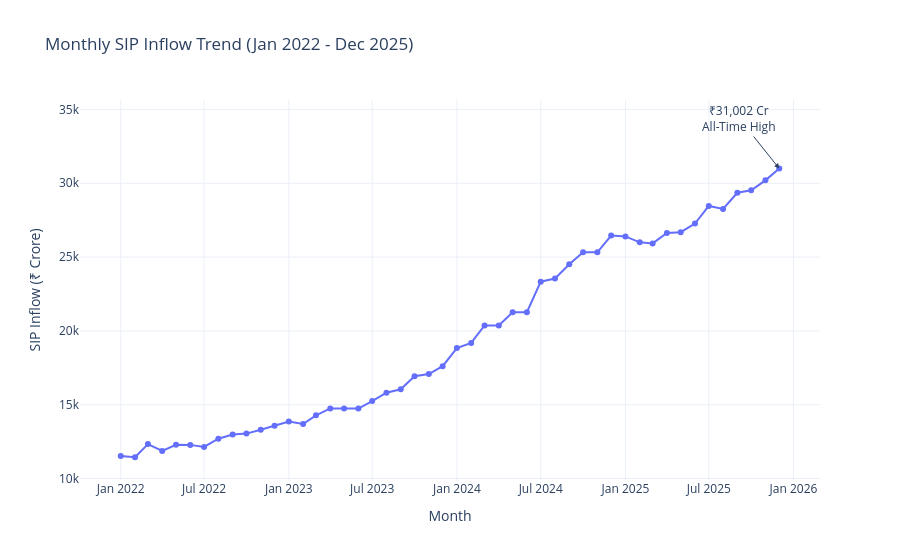

Write notebook code for a chart like this one.
### Markdown cell above
**Insight:** 
AUM increased consistently across all fund houses from 2022 to 2025, with SBI Mutual Fund maintaining the highest AUM and emerging as the market leader at approximately ₹12.5 lakh crore in 2025.*

### Code cell
import pandas as pd
import plotly.express as px

df = pd.read_csv("data/processed/04_monthly_sip_inflows_clean.csv")
# Convert month column to datetime
df["month"] = pd.to_datetime(df["month"])

fig = px.line(
    df,
    x="month",
    y="sip_inflow_crore",
    markers=True,
    title="Monthly SIP Inflow Trend (Jan 2022 - Dec 2025)",
    labels={
        "month": "Month",
        "sip_inflow_crore": "SIP Inflow (₹ Crore)"
    }
)

highest = df.loc[df["sip_inflow_crore"].idxmax()]

fig.add_annotation(
    x=highest["month"],
    y=highest["sip_inflow_crore"],
    text="₹31,002 Cr<br>All-Time High",
    showarrow=True,
    arrowhead=2,
    ax=-40,
    ay=-50
)

fig.update_layout(
    template="plotly_white",
    xaxis_title="Month",
    yaxis_title="SIP Inflow (₹ Crore)"
)

fig.show()

### Figure 1 — Plotly figure (JSON) as saved in the notebook; plotly's stock layout.template omitted (floating-point values rounded to 4 significant figures)
{"data": [{"hovertemplate": "Month=%{x}<br>SIP Inflow (₹ Crore)=%{y}<extra></extra>", "legendgroup": "", "line": {"color": "#636efa", "dash": "solid"}, "marker": {"symbol": "circle"}, "mode": "lines+markers", "name": "", "orientation": "v", "showlegend": false, "type": "scatter", "x": ["2022-01-01T00:00:00.000000", "2022-02-01T00:00:00.000000", "2022-03-01T00:00:00.000000", "2022-04-01T00:00:00.000000", "2022-05-01T00:00:00.000000", "2022-06-01T00:00:00.000000", "2022-07-01T00:00:00.000000", "2022-08-01T00:00:00.000000", "2022-09-01T00:00:00.000000", "2022-10-01T00:00:00.000000", "2022-11-01T00:00:00.000000", "2022-12-01T00:00:00.000000", "2023-01-01T00:00:00.000000", "2023-02-01T00:00:00.000000", "2023-03-01T00:00:00.000000", "2023-04-01T00:00:00.000000", "2023-05-01T00:00:00.000000", "2023-06-01T00:00:00.000000", "2023-07-01T00:00:00.000000", "2023-08-01T00:00:00.000000", "2023-09-01T00:00:00.000000", "2023-10-01T00:00:00.000000", "2023-11-01T00:00:00.000000", "2023-12-01T00:00:00.000000", "2024-01-01T00:00:00.000000", "2024-02-01T00:00:00.000000", "2024-03-01T00:00:00.000000", "2024-04-01T00:00:00.000000", "2024-05-01T00:00:00.000000", "2024-06-01T00:00:00.000000", "2024-07-01T00:00:00.000000", "2024-08-01T00:00:00.000000", "2024-09-01T00:00:00.000000", "2024-10-01T00:00:00.000000", "2024-11-01T00:00:00.000000", "2024-12-01T00:00:00.000000", "2025-01-01T00:00:00.000000", "2025-02-01T00:00:00.000000", "2025-03-01T00:00:00.000000", "2025-04-01T00:00:00.000000", "2025-05-01T00:00:00.000000", "2025-06-01T00:00:00.000000", "2025-07-01T00:00:00.000000", "2025-08-01T00:00:00.000000", "2025-09-01T00:00:00.000000", "2025-10-01T00:00:00.000000", "2025-11-01T00:00:00.000000", "2025-12-01T00:00:00.000000"], "xaxis": "x", "y": [11517, 11438, 12328, 11863, 12286, 12276, 12140, 12694, 12976, 13040, 13306, 13573, 13856, 13687, 14276, 14749, 14749, 14734, 15245, 15814, 16042, 16928, 17073, 17610, 18838, 19187, 20371, 20371, 21262, 21262, 23332, 23547, 24509, 25323, 25320, 26459, 26400, 25999, 25926, 26632, 26688, 27274, 28464, 28265, 29361, 29529, 30200, 31002], "yaxis": "y"}], "layout": {"annotations": [{"arrowhead": 2, "ax": -40, "ay": -50, "showarrow": true, "text": "₹31,002 Cr<br>All-Time High", "x": "2025-12-01T00:00:00", "y": 31002}], "legend": {"tracegroupgap": 0}, "title": {"text": "Monthly SIP Inflow Trend (Jan 2022 - Dec 2025)"}, "xaxis": {"anchor": "y", "domain": [0, 1], "title": {"text": "Month"}}, "yaxis": {"anchor": "x", "domain": [0, 1], "title": {"text": "SIP Inflow (₹ Crore)"}}}}
